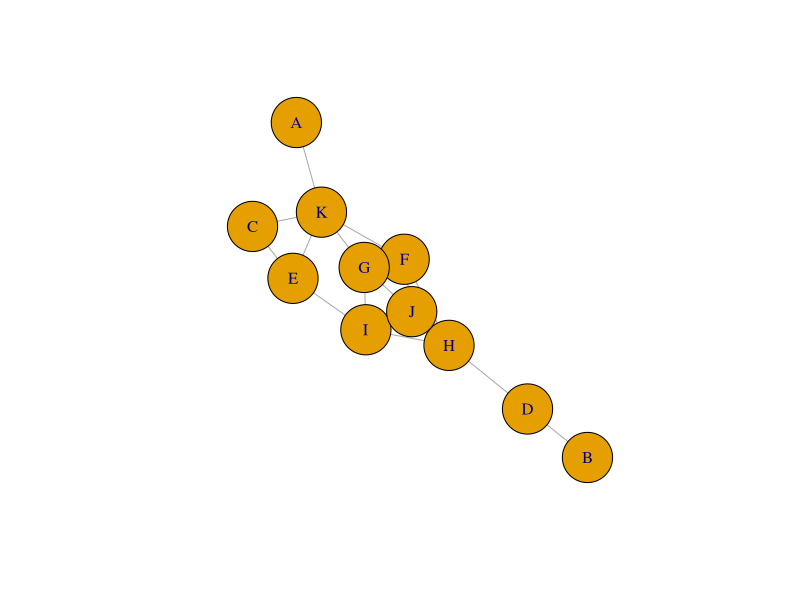

Generate this figure with R: (Note: this script raises an error after producing the figure.)
## ---- chunk 1
knitr::opts_chunk$set(
  collapse = TRUE,
  comment = "#>"
)
## ---- chunk 2
library(igraph)
## ---- chunk 3
el <- matrix(
  c(
    "A", "B", "C", "C", "D", "E", "E", "F", "F", "F", "F", "G", "G", "G", "H",
    "H", "I", "K", "D", "E", "K", "H", "I", "K", "G", "H", "J", "K", "I", "J",
    "K", "I", "J", "J"
  ),
  nrow = 17L,
  ncol = 2L
)

g <- graph_from_edgelist(el, directed = FALSE)
plot(
  g,
  vertex.label = V(g)$name,
  vertex.size = 30
)
## ---- chunk 4
degree(g)
## ---- chunk 5
betweenness(g)
## ---- chunk 6
closeness(g)
## ---- chunk 7
eigen_centrality(g)$vector
## ---- chunk 8
subgraph_centrality(g)
## ---- chunk 9
E(g)$weight <- c(1, 2, 3, 4, 5, 6, 7, 8, 9, 10, 11, 12, 13, 14, 15)
